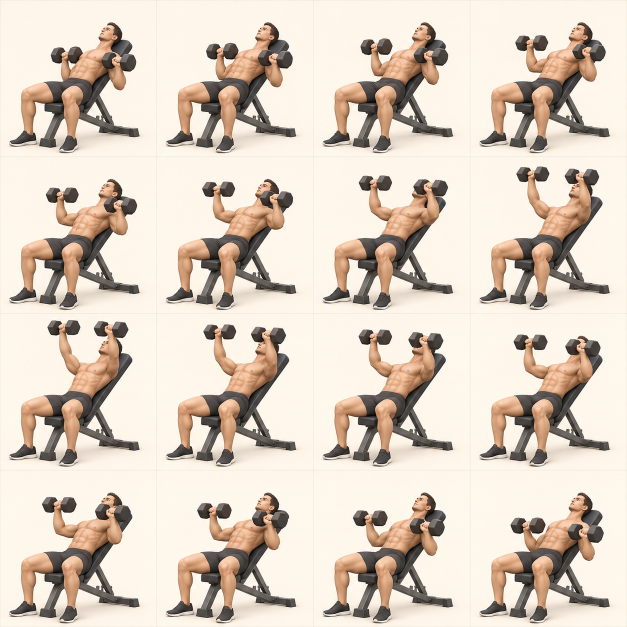
#> input picture docs/generated-frames-v2/incline-dumbbell-press.png, 1254 x 1254 px (shown at 1/2 size); its folder holds 4 pictures in this run
$ python assemble-animations.py
#> lines starting #> are read from the running program, lines starting #| are printed output that depends on the picture
"""Assemble generated 4x4 motion sheets into 16-frame colored GIFs.

Only mechanical crop, small translation registration, resizing and encoding happen
here. No independent re-generation, optical-flow morphs or crossfades.
Rebuild: python scripts/assemble-animations.py
Build dependencies: Pillow, numpy, opencv-python-headless (not used by the PWA).
"""
from pathlib import Path
from PIL import Image
import cv2
import numpy as np
import json

ROOT = Path(__file__).resolve().parent.parent
SOURCE = ROOT / 'docs' / 'generated-frames-v2'
OUT = ROOT / 'dist' / 'assets' / 'animations'
OUT.mkdir(parents=True, exist_ok=True)

# Static shoes/base areas correct small crop/camera translations. Moving joints,
# machine levers and selected weight blocks are never registration anchors.
ANCHORS = {
    'incline-dumbbell-press': (.05, .79, .53, .97),
    'pec-deck': (.28, .81, .89, .97),
    'push-up': (.84, .77, .98, .86),
    'reverse-cable-curl': (.18, .81, .55, .98),
}
SIDE = 480


def register(frame, reference, bounds):
    """Translate the complete frame by at most 10 source pixels; no shape warps."""
    gray = cv2.cvtColor(np.asarray(frame), cv2.COLOR_RGB2GRAY)
    ref = cv2.cvtColor(np.asarray(reference), cv2.COLOR_RGB2GRAY)
    h, w = gray.shape
    x0, y0, x1, y1 = [round(value * (w if i % 2 == 0 else h)) for i, value in enumerate(bounds)]
    radius = 10
    sx0, sy0 = max(0, x0 - radius), max(0, y0 - radius)
    sx1, sy1 = min(w, x1 + radius), min(h, y1 + radius)
    scores = cv2.matchTemplate(gray[sy0:sy1, sx0:sx1], ref[y0:y1, x0:x1], cv2.TM_CCOEFF_NORMED)
    _, confidence, _, offset = cv2.minMaxLoc(scores)
    dx, dy = x0 - (sx0 + offset[0]), y0 - (sy0 + offset[1])
    if confidence < .72 or abs(dx) > radius or abs(dy) > radius:
        return frame, {'dx': 0, 'dy': 0, 'confidence': round(confidence, 4), 'registered': False}
    aligned = Image.new('RGB', frame.size, tuple(frame.getpixel((3, 3))))
    aligned.paste(frame, (dx, dy))
    return aligned, {'dx': dx, 'dy': dy, 'confidence': round(confidence, 4), 'registered': True}


report = []
for name, anchor in ANCHORS.items():
    sheet = Image.open(SOURCE / (name + '.png')).convert('RGB')
#> sheet is the input picture: PIL image 1254x1254 RGB; mean R, G, B 218.3, 205, 191.1
    width, height = sheet.size
#> width = 1254; height = 1254
    raw = []
    for index in range(16):
        column, row = index % 4, index // 4
        # Generated images may have an edge not divisible by four.
        box = (round(column * width / 4) + 2, round(row * height / 4) + 2,
               round((column + 1) * width / 4) - 2, round((row + 1) * height / 4) - 2)
        raw.append(sheet.crop(box).resize((312, 312), Image.Resampling.LANCZOS))
#> after the loop, raw = 16 items
    frames, registrations = [], []
    for frame in raw:
        aligned, registration = register(frame, raw[0], anchor)
        frames.append(aligned.resize((SIDE, SIDE), Image.Resampling.LANCZOS))
        registrations.append(registration)
#> this loop made 16 passes
#> (confidence in register, offset in register, dy in register, registration) on passes 1 to 8: (1, (10, 10), 0, {'dx': 0, 'dy': 0, 'confidence': 1, 'registered': True}), (0.992, (10, 10), 0, {'dx': 0, 'dy': 0, 'confidence': 0.992, 'registered': True}), (0.995, (10, 10), 0, {'dx': 0, 'dy': 0, 'confidence': 0.995, 'registered': True}), (0.989, (10, 10), 0, {'dx': 0, 'dy': 0, 'confidence': 0.989, 'registered': True}), (0.984, (10, 10), 0, {'dx': 0, 'dy': 0, 'confidence': 0.984, 'registered': True}), (0.981, (10, 10), 0, {'dx': 0, 'dy': 0, 'confidence': 0.981, 'registered': True}), (0.976, (10, 10), 0, {'dx': 0, 'dy': 0, 'confidence': 0.976, 'registered': True}), (0.971, (10, 10), 0, {'dx': 0, 'dy': 0, 'confidence': 0.971, 'registered': True})
#> pass 1, in register, `gray = cv2.cvtColor(np.asarray(frame), cv2.COLOR_RGB2GRAY)`:
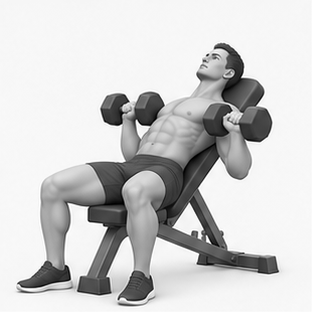
#> gray: shape (312, 312); min 0, max 255, mean 205.9
#> pass 1, in register, `scores = cv2.matchTemplate(gray[sy0:sy1, sx0:sx1], ref[y0:y1, x0:x1], ..`:
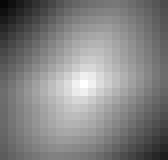
#> scores: shape (20, 21) float32 (shown 8 times larger); min 0.0289, max 1, mean 0.516
#> pass 1, `aligned, registration = register(frame, raw[0], anchor)`:
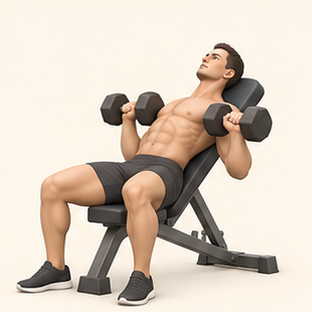
#> aligned: PIL image 312x312 RGB; mean R, G, B 216.8, 203.5, 189.6
#> after the loop:
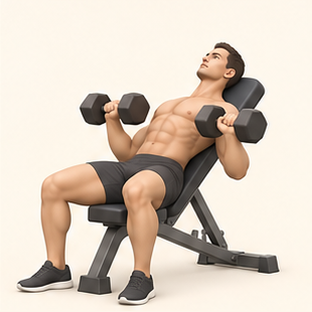
#> aligned: PIL image 312x312 RGB; mean R, G, B 216.8, 203.7, 190.1
#> after the loop, frames = 16 items; registrations = 16 items
    # One shared palette without frame-local dithering or re-quantization avoids
    # introducing changing speckle/color tables into the generated illustration.
    contact = Image.new('RGB', (SIDE * 4, SIDE * 4))
#> contact: PIL image 1920x1920 RGB; every value is 0
    for index, frame in enumerate(frames):
        contact.paste(frame, ((index % 4) * SIDE, (index // 4) * SIDE))
#> this loop made 16 passes
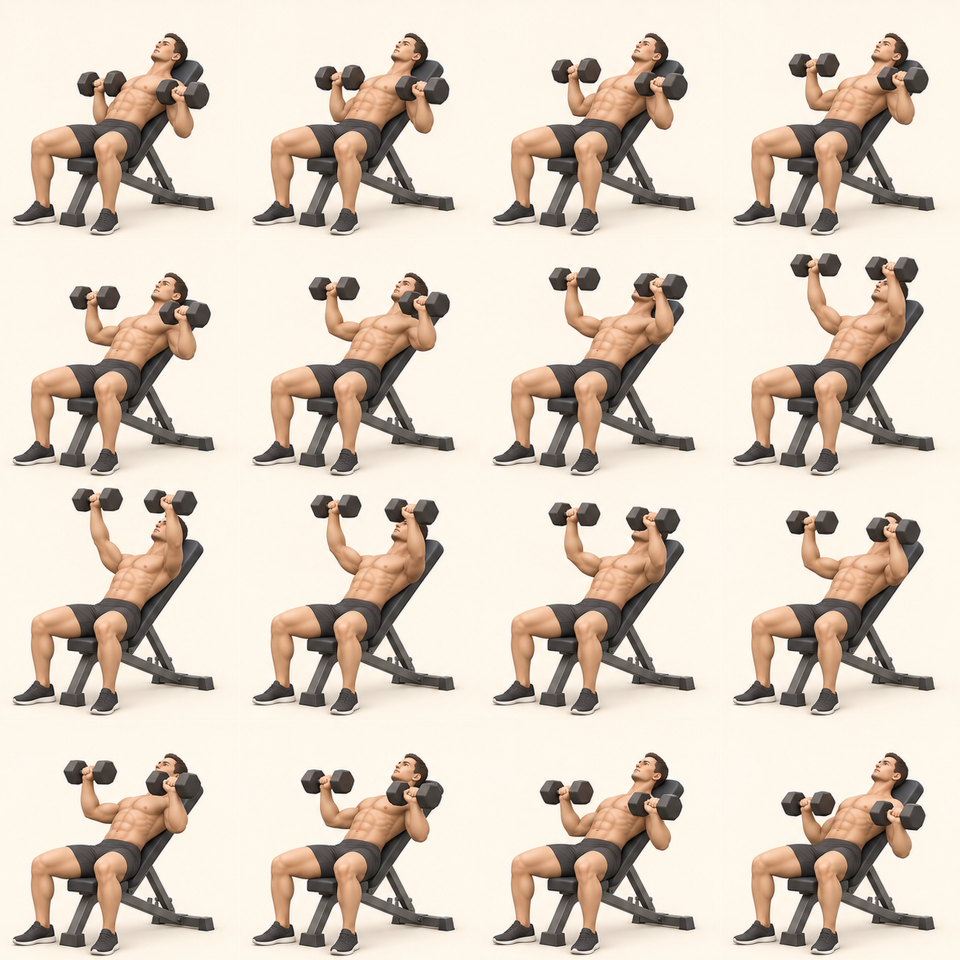
#> contact: PIL image 1920x1920 RGB (shown at 1/2 size); mean R, G, B 217.5, 204, 190.1
    palette = contact.quantize(colors=192, method=Image.Quantize.MEDIANCUT)
    quantized = [frame.quantize(palette=palette, dither=Image.Dither.NONE) for frame in frames]
#> quantized = 16 items
    durations = [100] * 16
    durations[0] = durations[8] = 180
    destination = OUT / (name + '.gif')
    quantized[0].save(destination, save_all=True, append_images=quantized[1:], duration=durations,
                      loop=0, optimize=False, disposal=2, include_color_table=False)
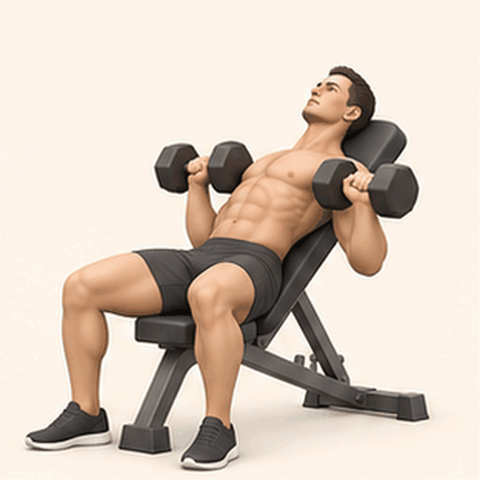
#> saved as incline-dumbbell-press.gif: PIL image 480x480 P; mean R, G, B 215.8, 201.2, 187.9
    frames[0].save(OUT / (name + '-poster.webp'), quality=89, method=6)
    with Image.open(destination) as check:
        assert check.n_frames == 16, f'{name}: expected 16 real GIF frames, got {check.n_frames}'
        assert check.info.get('loop') == 0, f'{name}: expected repeating playback'
        for index, expected in enumerate(quantized):
            check.seek(index)
            decoded = np.asarray(check.convert('RGB')).astype('int16')
            error = np.abs(decoded - np.asarray(expected.convert('RGB')).astype('int16')).mean()
            assert error < .01, f'{name}: encoded frame {index} changed its palette/colors'
    report.append({'id': name, 'source': f'docs/generated-frames-v2/{name}.png', 'sourceFramesUsed': list(range(16)),
                   'gifFrames': 16, 'bytes': destination.stat().st_size, 'cycleMilliseconds': sum(durations),
                   'palette': 'one shared 192-color palette, no dithering', 'registrations': registrations})
    # Compact source contact sheet for QA, excluded from the published site.
    qa = ROOT / 'output' / 'animation-qa'
    qa.mkdir(parents=True, exist_ok=True)
    contact.resize((960, 960), Image.Resampling.LANCZOS).save(qa / (name + '.jpg'), quality=91)
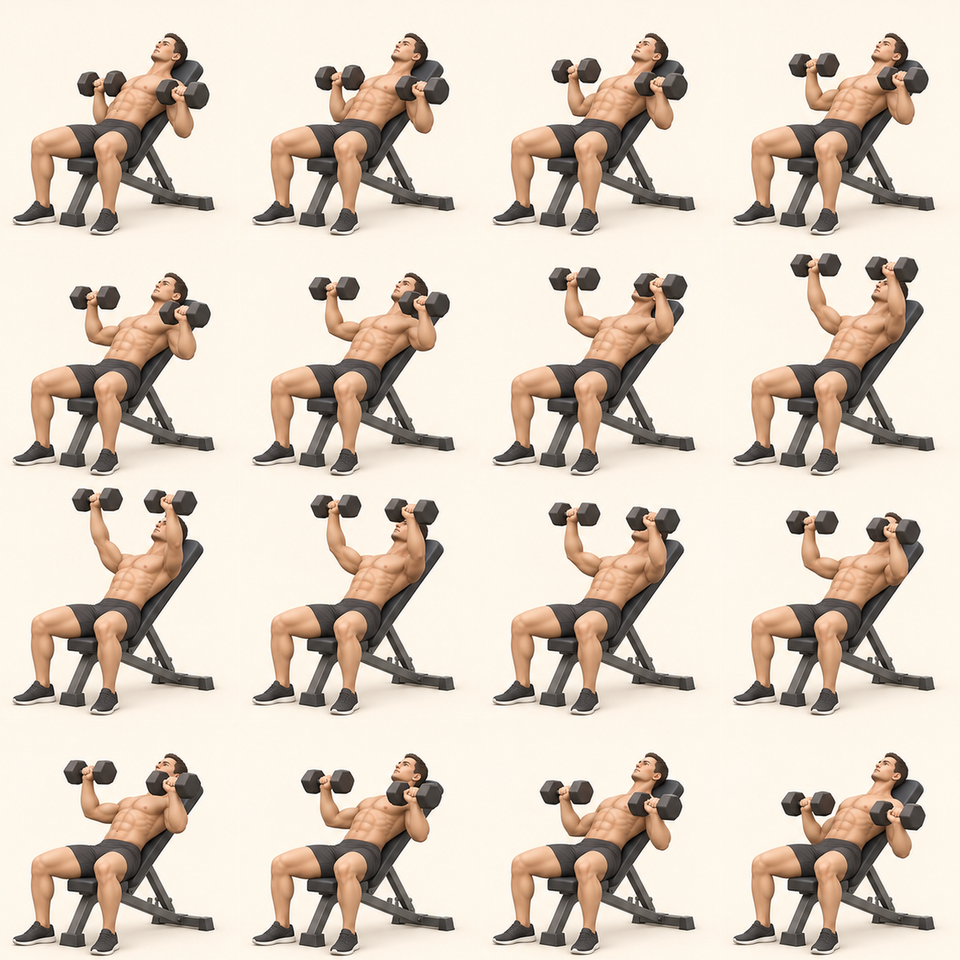
#> saved as incline-dumbbell-press.jpg: PIL image 960x960 RGB; mean R, G, B 217.5, 204, 190.1
#> pass 2 of the loop `for name, anchor in ANCHORS.items():`:
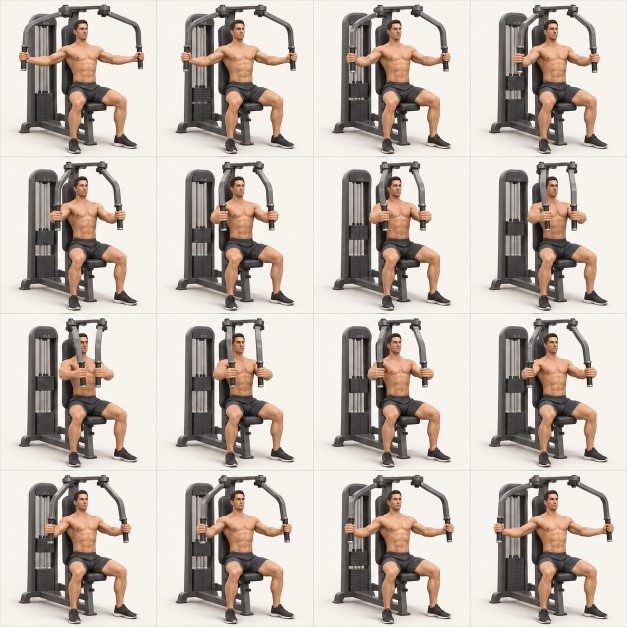
#> input picture docs/generated-frames-v2/pec-deck.png, 1254 x 1254 px (shown at 1/2 size)
#> sheet is the input picture: PIL image 1254x1254 RGB; mean R, G, B 195.1, 185.7, 177.4
#> the loop `for frame in raw:` made 16 passes
#> (confidence in register, offset in register, dx in register, dy in register, registration) on passes 1 to 5: (1, (10, 10), 0, 0, {'dx': 0, 'dy': 0, 'confidence': 1, 'registered': True}), (0.993, (10, 10), 0, 0, {'dx': 0, 'dy': 0, 'confidence': 0.993, 'registered': True}), (0.989, (10, 10), 0, 0, {'dx': 0, 'dy': 0, 'confidence': 0.989, 'registered': True}), (0.992, (10, 10), 0, 0, {'dx': 0, 'dy': 0, 'confidence': 0.992, 'registered': True}), (0.987, (10, 10), 0, 0, {'dx': 0, 'dy': 0, 'confidence': 0.987, 'registered': True})
#> the loop `for index, frame in enumerate(frames):` made 16 passes
#> `quantized[0].save(destination, save_all=True, append_images=quantized[..`:
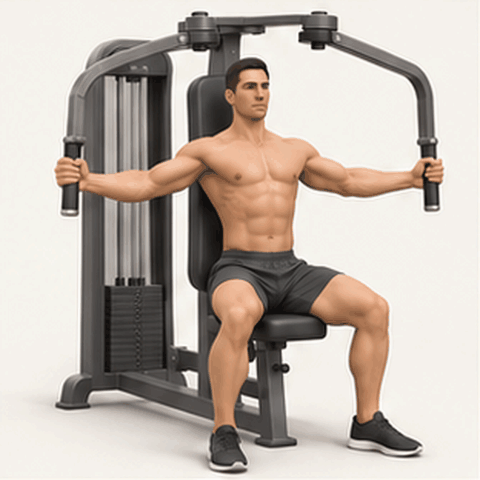
#> saved as pec-deck.gif: PIL image 480x480 P; mean R, G, B 192, 181.5, 172.8
#> the loop `for index, expected in enumerate(quantized):` made 16 passes
#> `contact.resize((960, 960), Image.Resampling.LANCZOS).save(qa / (name +..`:
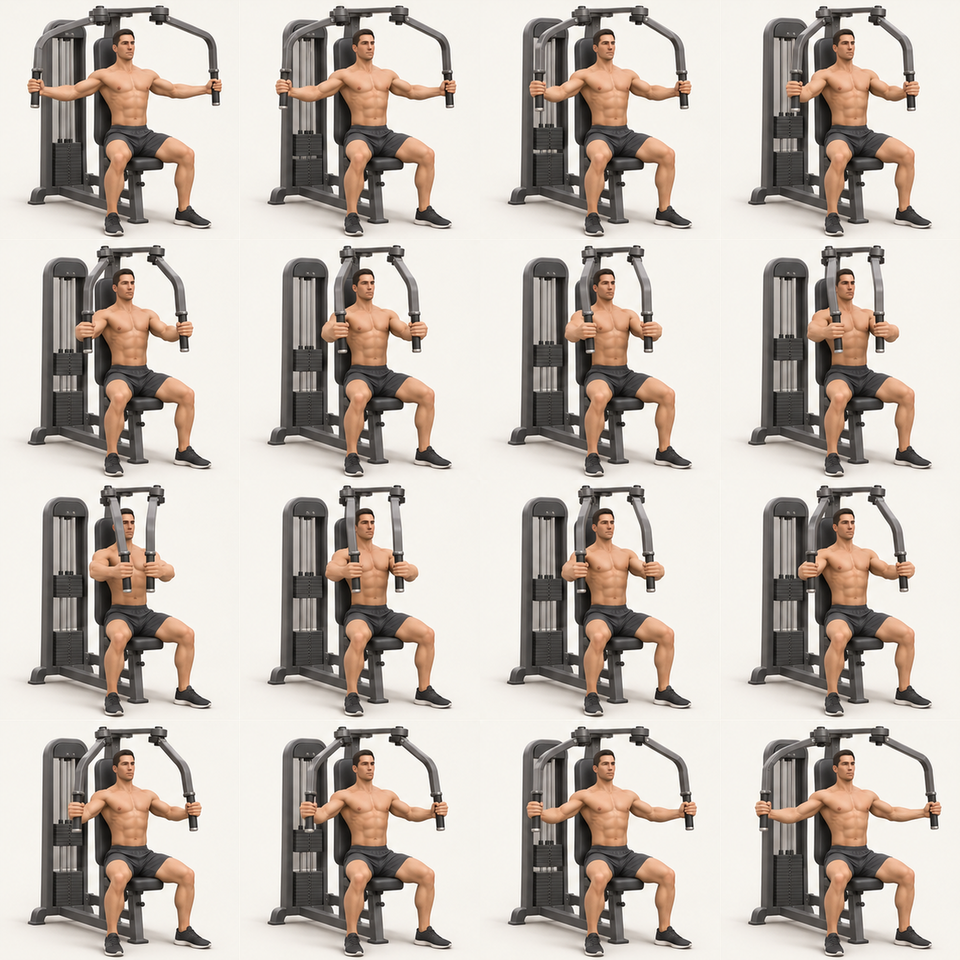
#> saved as pec-deck.jpg: PIL image 960x960 RGB; mean R, G, B 194, 184.4, 176.1
#> pass 3 of the loop `for name, anchor in ANCHORS.items():`:
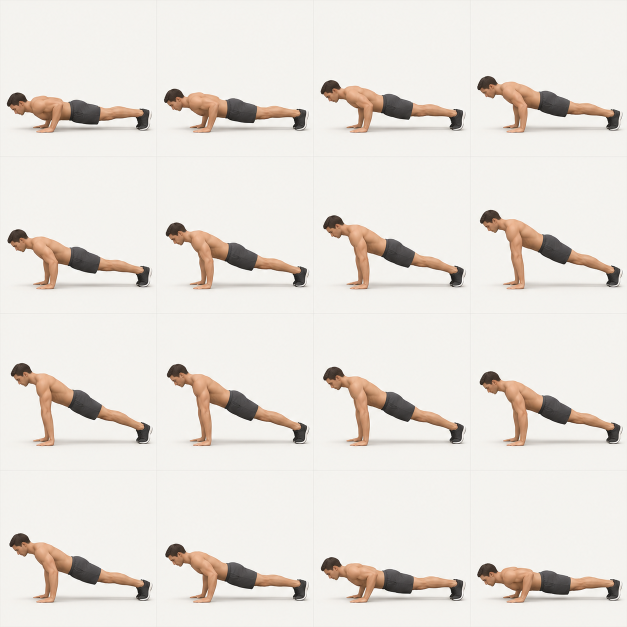
#> input picture docs/generated-frames-v2/push-up.png, 1254 x 1254 px (shown at 1/2 size)
#> sheet is the input picture: PIL image 1254x1254 RGB; mean R, G, B 232.1, 226.8, 220.7
#> the loop `for frame in raw:` made 16 passes
#> (confidence in register, offset in register, dx in register, registration) on passes 1 to 5: (1, (10, 10), 0, {'dx': 0, 'dy': 0, 'confidence': 1, 'registered': True}), (0.985, (11, 10), -1, {'dx': -1, 'dy': 0, 'confidence': 0.985, 'registered': True}), (0.998, (11, 10), -1, {'dx': -1, 'dy': 0, 'confidence': 0.998, 'registered': True}), (0.99, (11, 10), -1, {'dx': -1, 'dy': 0, 'confidence': 0.99, 'registered': True}), (0.978, (10, 10), 0, {'dx': 0, 'dy': 0, 'confidence': 0.978, 'registered': True})
#> pass 1, `aligned, registration = register(frame, raw[0], anchor)`:
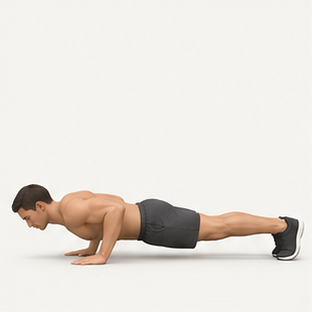
#> aligned: PIL image 312x312 RGB; mean R, G, B 231.6, 226.6, 220.7
#> `contact.resize((960, 960), Image.Resampling.LANCZOS).save(qa / (name +..`:
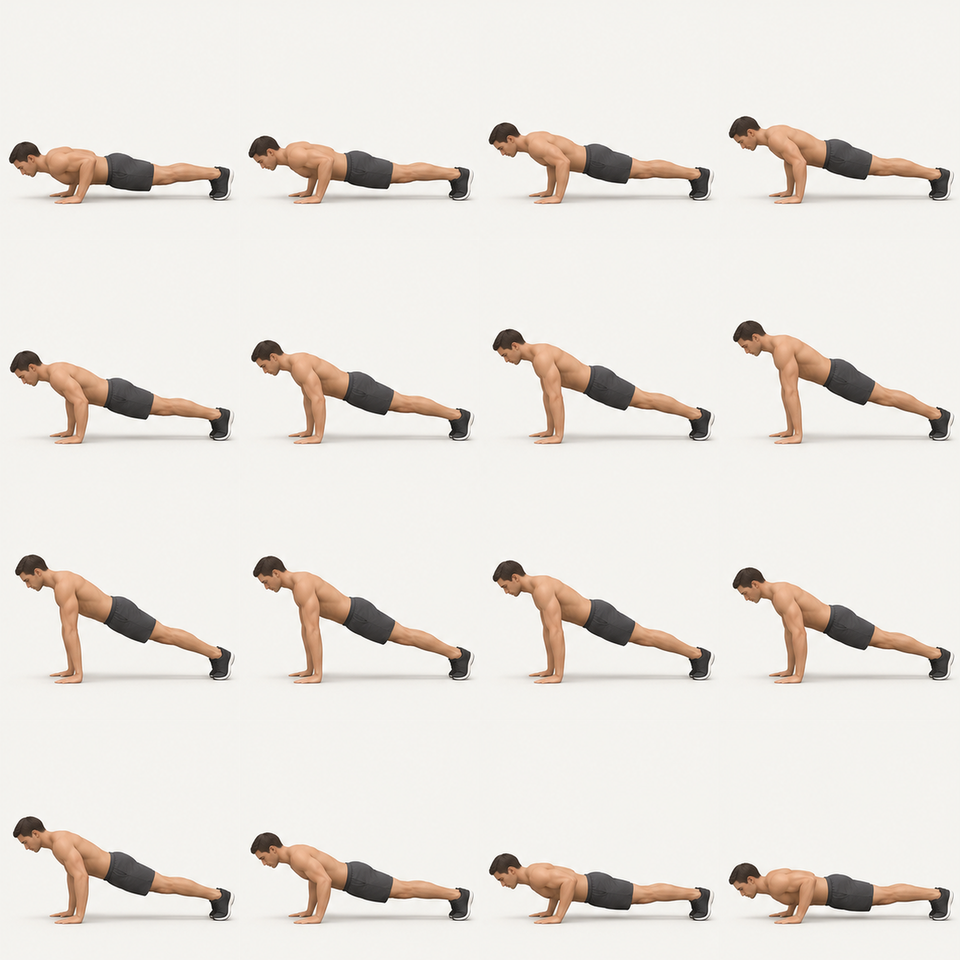
#> saved as push-up.jpg: PIL image 960x960 RGB; mean R, G, B 231.8, 226.4, 220.2
#> the loop made 4 passes; the first 3 are shown

(ROOT / 'docs' / 'animation-build.json').write_text(json.dumps(report, indent=2) + '\n', encoding='utf-8')
for item in report:
    print(f"{item['id']}: {item['gifFrames']} frames, {item['bytes'] / 1024:.0f} KiB, {item['cycleMilliseconds']} ms")
